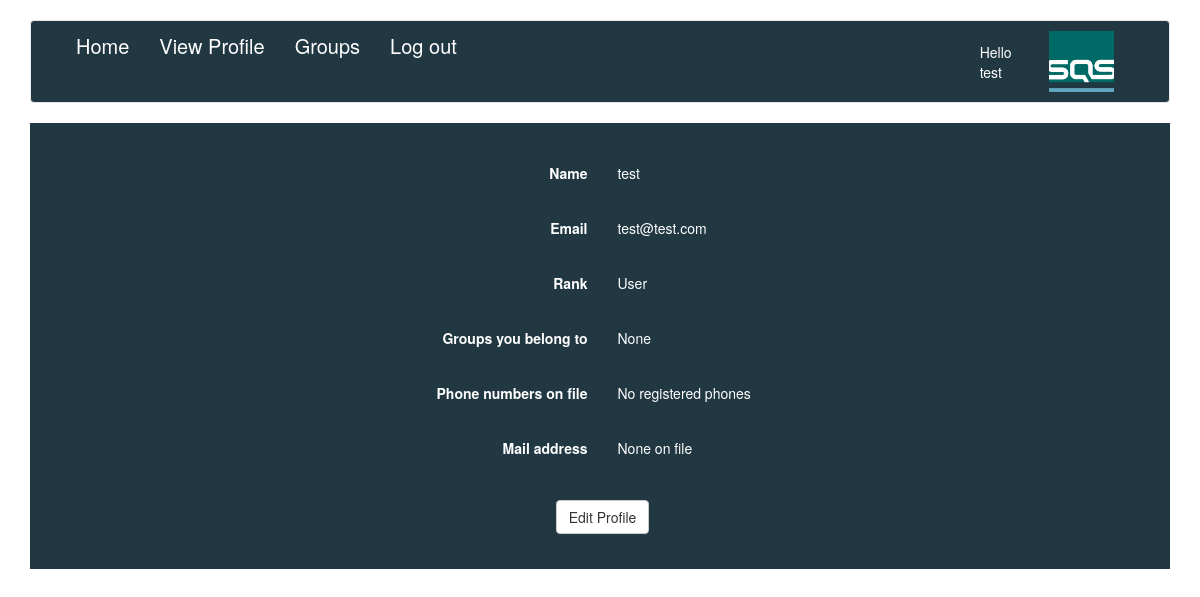
/Training_site/profile.php (signed in), run on the app's committed database.
### tables this page shows
CREATE TABLE `user` (
  `UID` int(11) NOT NULL,
  `Name` text NOT NULL,
  `Email` text NOT NULL,
  `Password` varchar(64) NOT NULL,
  `level` int(11) DEFAULT '3'
);

CREATE TABLE `levels` (
  `id` int(11) NOT NULL,
  `title` varchar(25) DEFAULT NULL
);

CREATE TABLE `features_available` (
  `id` int(11) NOT NULL,
  `name` varchar(30) DEFAULT NULL,
  `description` varchar(500) DEFAULT NULL,
  `default_file` varchar(50) NOT NULL,
  `on_desktop` bit(1) NOT NULL DEFAULT b'1',
  `owner_file` varchar(50) DEFAULT NULL
);

### Training_site/profile.php (the view, shortened to what this page needs)
<?php
include 'config/header.php';
require_once('../sql_connector.php');
?>
<html>
<div class="container">
	<form  class= "form-horizontal"action="" method="post">
		<?php
			$UID = $_SESSION['user'];
			$query = "select Name, Email, level from user where UID = ?";
			$stmt = $mysqli->prepare($query);
			$stmt->bind_param("s",$UID);
			$stmt->execute();
			$stmt->bind_result($name, $email, $level);
			echo '<div id="inputbox" class="form-group">';
			echo '<label class="control-label col-sm-5" >Name</label>';
			echo '<div class="col-sm-5">';
			if(isset($_POST['edit'])) {
				echo '<input type="name" name="name" size="30" value="'.$name.'" />';
			}
			else {
				echo $name;
			}
			echo '</div></div>';
			echo '<div id="inputbox" class="form-group">';
			echo '<label class="control-label col-sm-5" >Email</label>';
			echo '<div class="col-sm-5">';
			if(isset($_POST['edit'])) {
				echo '<input type="email" name="email" size="30" value="'.$email.'" />';
			}
			else {
				echo $email;
			}
			echo '</div></div>';
			$query = "select title from levels where id = ?";
			$stmt = $mysqli->prepare($query);
			$stmt->bind_param("s",$level);
			$stmt->execute();
			$stmt->bind_result($rank);
			echo '<div id="inputbox" class="form-group">';
			echo '<label class="control-label col-sm-5" >Rank</label>';
			echo '<div class="col-sm-5">';
			if(isset($_POST['edit'])) {
				echo $rank;
			}
			else {
				echo $rank;
			}
			echo '</div></div>';
			feature_loader("groupdisplay", $_SESSION["user"]);
			feature_loader("phonedisplay", $_SESSION["user"]);
			feature_loader("addressdisplay", $_SESSION["user"]);
	?>
			<div id="inputbox" class="form-group">
				<div class="control-label col-sm-6" id="centertext">
					<?php
						if (isset($_POST['edit'])) {
							echo '<input class="btn btn-default" type="submit" name="submit" value="Save Information"/>';
						}
						else {
							echo '<input class="btn btn-default" type="submit" name="edit" value="Edit Profile"/>';
						}
					?>
				</div>
			</div>
		</div>

### Training_site/features/features_loader.php (shortened to what this page needs)
<?php
include '/var/www/html/sqsg6/sql_connector.php';
function get_version_number($name, $uid){
	return 0;
}
function feature_loader($name, $user_email){
	global $mysqli;
	$version_number = get_version_number($name, $user_email);
	$sql = "SELECT * FROM features_available WHERE name=\"".$name."\";";
	$result = $mysqli->query($sql);
	if($result->num_rows > 0)
	{
		while($row = $result->fetch_assoc())
		{
			$file_it_appears_in = $row["owner_file"];
			$platform = "d";
			$file_name = $name."_".$version_number."_".$file_it_appears_in."_".$platform.".php";
			$file_name = $_SERVER["DOCUMENT_ROOT"].'/'.'sqsg6/Training_site/features/'.$file_name;
			include $file_name;
			break;
		}
	}
	else
	{
		echo "An error occurred in the feature loader sql query";
	}
}
?>

### Training_site/features/groupdisplay_0_profile_d.php (shortened to what this page needs)
<?php
			$group_names = [];
			$number_of_groups = 0;
			echo '<div id="inputbox" class="form-group">';
			echo '<label class="control-label col-sm-5" >Groups you belong to</label>';
			echo '<div class="col-sm-5">';
			if(isset($_POST['edit']))
			{
				if($number_of_groups == 0)
				{
					echo "None";
				}
				foreach($group_names as $key => $val)
				{
					echo $val."<br />";
				}
			}
			else {
				if($number_of_groups == 0)
				{
					echo "None";
				}
			}
			echo '</div></div>';
?>

### Training_site/features/phonedisplay_0_profile_d.php (shortened to what this page needs)
<?php
			$phone_numbers = [];
			$number_of_phones = 0;
			echo '<div id="inputbox" class="form-group">';
			echo '<label class="control-label col-sm-5" >Phone numbers on file</label>';
			echo '<div class="col-sm-5">';
			if(isset($_POST['edit'])) {
				if($number_of_phones == 0)
				{
					echo "No registered phones";
				}
				foreach($phone_numbers as $key => $val)
				{
					echo $val."<br />";
				}
			}
			else {
				if($number_of_phones == 0)
				{
					echo "No registered phones";
				}
			}
			echo '</div></div>';
?>

### Training_site/features/addressdisplay_0_profile_d.php (shortened to what this page needs)
<?php
require_once('../../sql_connector.php');
	$UID = $_SESSION["user"];
			$city = "N/A";
			$zip = "N/A";
			$state = "N/A";
			$street_num = "N/A";
			$street = "N/A";
			$query = "select state, city, zip, street, street_num from mail_address where user_id = ?";
			$stmt = $mysqli->prepare($query);
			$stmt->bind_param("s",$UID);
			$stmt->execute();
			$stmt->bind_result($state, $city, $zip, $street, $street_num);
			echo '<div id="inputbox" class="form-group">';
			echo '<label class="control-label col-sm-5" >Mail address</label>';
			echo '<div class="col-sm-5">';
			if(isset($_POST['edit'])) {
				echo $street_num;
				echo " ";
				echo $street;
				echo "<br />";
				echo $city;
				echo ", ";
				echo $state;
				echo " ";
				echo $zip;
			}
			else {
				if($street == "N/A")
				{
					echo "None on file";
				}
			}
			echo '</div></div>';
?>

### Training_site/assets/css/navbar.css (style rules this page uses)
body { padding-top: 20px; padding-bottom: 20px; }

### Training_site/assets/css/main.css (style rules this page uses)
.form-group { padding-top:20px; padding-left: 5px; }
form label { color: #ffffff; padding-top: 0px !important; margin-bottom: 0px; margin-right: 0px; padding-left: 0px; margin-left: 0px; }
form input { border: 0px; margin-bottom: 0px; margin-left: 0px; color: #000; }
form { margin-top:20px; padding-top:20px; padding-bottom:20px; color: #fff; background-color: #213741; }
#inputbox { display:flex; align-items:center; justify-content:center; }
#centertext { text-align: center; }
form input { border-left-style: none; border-bottom-style: solid; border-bottom-color: #fff; border-bottom-width: thin; background-color: #213741; color: #ffffff; outline: none; }

### data on the page
user: Name "test", Email "test@test.com"
levels: title "User"
features_available: shows "None"
features_available: shows "No registered phones"
features_available: shows "None on file"

### other printed values
$_SESSION['name'] "test"
